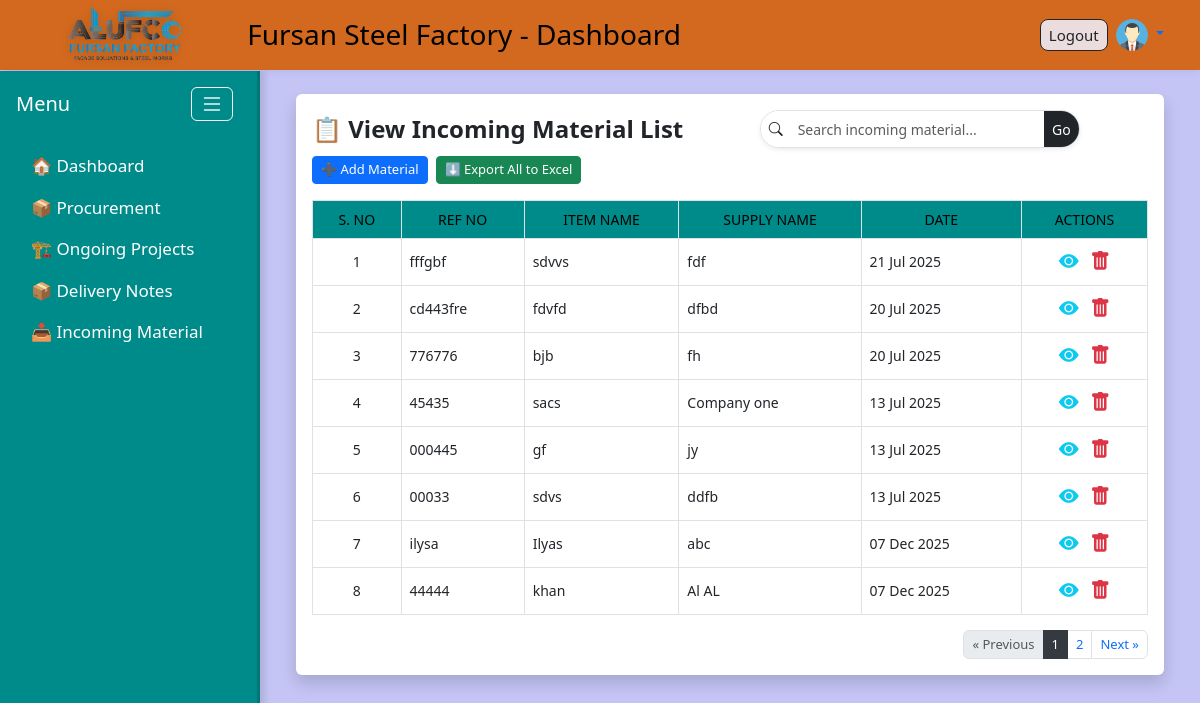
/incoming/ (signed in), run on the app's committed database.
### accounts/models.py (models this page shows, shortened)
class Profile(models.Model):
    user = models.OneToOneField(User, on_delete=models.CASCADE)
    avatar = models.ImageField(upload_to='avatars/', default='avatars/default-avatar.png', blank=True, null=True)

### incoming_material/models.py (models this page shows, shortened)
class IncomingMaterialReport(models.Model):
    date = models.DateField()
    ref_no = models.CharField(max_length=100)

class IncomingMaterialItem(models.Model):
    report = models.ForeignKey(IncomingMaterialReport, on_delete=models.CASCADE, related_name='items')
    item_name = models.CharField(max_length=200)
    dimensions = models.CharField(max_length=100)
    quantity = models.IntegerField()
    supply_name = models.CharField(max_length=200)
    unit = models.CharField(max_length=50)
    notes = models.TextField(blank=True, null=True)

### incoming_material/views.py (the view)
# urls.py: path('', views.incoming_material_list, name='incoming_material_list'),
@login_required
def incoming_material_list(request):
    query = request.GET.get('q')
    reports_list = IncomingMaterialReport.objects.all().order_by('-id')
    if query:
        reports_list = reports_list.filter(
            Q(ref_no__icontains=query) |
            Q(items__item_name__icontains=query) |
            Q(items__supply_name__icontains=query)
        ).distinct()
    paginator = Paginator(reports_list, 8)  # 8 items per page
    page_number = request.GET.get('page')
    reports = paginator.get_page(page_number)
    return render(request, 'incoming_material/list.html', {
        'reports': reports,
        'query': query
    })

### templates/incoming_material/list.html
{% extends 'base.html' %}
{% load static %}
{% block content %}
<div class="container-fluid">
    <div class="card shadow border-0">
        <div class="card-body">
            <div class="d-flex justify-content-between align-items-center flex-wrap gap-2 mb-3">
                <h4 class="text-dark fw-semibold mb-0">📋 View Incoming Material List</h4>
                <form method="get" class="mx-auto">
                    <div class="input-group input-group-sm shadow-sm rounded-pill overflow-hidden border" style="height: 38px; min-width: 320px;">
                        <span class="input-group-text bg-white border-0">
                            <i class="bi bi-search text-dark"></i>
                        </span>
                        <input type="text" name="q" class="form-control border-0"
                            placeholder="Search incoming material..."
                            value="{{ request.GET.q|default:'' }}" style="font-size: 14px;">
                        <button class="btn btn-dark border-0 rounded-0 rounded-end" type="submit">Go</button>
                    </div>
                </form>
                <div class="d-flex justify-content-end gap-2 ">
                <a href="{% url 'add_incoming_material' %}" class="btn btn-primary btn-sm">
                    ➕ Add Material
                </a>
                <a href="{% url 'export_all_incoming_material_excel' %}" class="btn btn-success btn-sm">
                    ⬇ Export All to Excel
                </a>
            </div>
            </div>
            <div class="table-responsive">
                <table class="table table-bordered table-hover mb-0">
                    <thead class="thead-darkcyan">
                        <tr>
                            <th class="text-center">S. No</th>
                            <th>Ref No</th>
                            <th>Item Name</th>
                            <th>Supply Name</th>
                            <th>Date</th>
                            <th class="text-center">Actions</th>
                        </tr>
                    </thead>
                    <tbody>
                        {% for report in reports %}
                        <tr>
                            <td class="text-center">{{ forloop.counter0|add:reports.start_index }}</td>
                            <td>{{ report.ref_no }}</td>
                            <td>{{ report.items.first.item_name|default:"-" }}</td>
                            <td>{{ report.items.first.supply_name|default:"-" }}</td>
                            <td>{{ report.date|date:"d M Y" }}</td>
                           <td class="text-center">
                                <a href="{% url 'view_incoming_material' report.id %}" class="text-info text-decoration-none me-2">
                                    <i class="bi bi-eye-fill fs-5"></i>
                                </a>
                                <a href="{% url 'delete_incoming_material' report.id %}"
                                onclick="return confirm('Are you sure you want to delete this item?')"
                                class="text-decoration-none">
                                    <i class="bi bi-trash-fill text-danger fs-5"></i>
                                </a>
                            </td>
                        </tr>
                        {% empty %}
                        <tr>
                            <td colspan="6" class="text-center text-muted py-4">No incoming material reports found.</td>
                        </tr>
                        {% endfor %}
                    </tbody>
                </table>
            </div>
            <div class="d-flex justify-content-end">
                <nav aria-label="Page navigation">
                    <ul class="pagination mb-0">
                        {% if reports.has_previous %}
                        <li class="page-item">
                            <a class="page-link px-2 py-1" href="?page={{ reports.previous_page_number }}{% if query %}&q={{ query }}{% endif %}">&laquo; Previous</a>
                        </li>
                        {% else %}
                        <li class="page-item disabled">
                            <span class="page-link px-2 py-1">&laquo; Previous</span>
                        </li>
                        {% endif %}
                        {% for num in reports.paginator.page_range %}
                            {% if num >= reports.number|add:-2 and num <= reports.number|add:2 %}
                                {% if reports.number == num %}
                                <li class="page-item active">
                                    <span class="page-link px-2 py-1">{{ num }}</span>
                                </li>
                                {% else %}
                                <li class="page-item">
                                    <a class="page-link px-2 py-1" href="?page={{ num }}{% if query %}&q={{ query }}{% endif %}">{{ num }}</a>
                                </li>
                                {% endif %}
                            {% endif %}
                        {% endfor %}
                        {% if reports.has_next %}
                        <li class="page-item">
                            <a class="page-link px-2 py-1" href="?page={{ reports.next_page_number }}{% if query %}&q={{ query }}{% endif %}">Next &raquo;</a>
                        </li>
                        {% else %}
                        <li class="page-item disabled">
                            <span class="page-link px-2 py-1">Next &raquo;</span>
                        </li>
                        {% endif %}
                    </ul>
                </nav>
            </div>
        </div>
    </div>
</div>
{% endblock %}

### templates/base.html (shortened to what this page needs)
{% load static %}
<!DOCTYPE html>
<html lang="en">
<head>
    <link rel="stylesheet" href="https://cdn.jsdelivr.net/npm/bootstrap@5.3.0/dist/css/bootstrap.min.css">
    <link href="https://cdn.jsdelivr.net/npm/bootstrap-icons@1.10.5/font/bootstrap-icons.css" rel="stylesheet">
    <link rel="stylesheet" href="{% static 'css/custom.css' %}">
</head>
<body>
<header class="custom-header px-4">
    <div class="container-fluid">
        <div class="d-flex justify-content-between align-items-center">
            <div class="d-flex align-items-center">
                <img src="{% static 'images/udadateone.png' %}" alt="Company Logo" class="logo-img">
                <h3 class="mb-0 ms-2">Fursan Steel Factory - Dashboard</h3>
            </div>
           {% if user.is_authenticated %}
            <div class="d-flex align-items-center gap-2 position-relative">
                <form method="post" action="{% url 'logout' %}" class="mb-0">
                    <button type="submit" class="btn btn-outline-dark btn-sm px-2 py-1">Logout</button>
                </form>
                <div class="dropdown">
                    <a href="#" class="d-block dropdown-toggle" id="userDropdown" data-bs-toggle="dropdown" aria-expanded="false">
                        {% if user.profile.avatar %}
                            <img
                                src="{{ user.profile.avatar.url }}"
                                alt="Avatar"
                                class="rounded-circle avatar-hover"
                                style="width:32px; height:32px; cursor:pointer;"
                                title="{{ user.get_full_name|default:user.username }}"
                            >
                        {% endif %}
                    </a>
                </div>
            </div>
            {% else %}
            <a href="{% url 'login' %}" class="btn btn-primary btn-sm">Login</a>
            {% endif %}
        </div>
    </div>
</header>
    <div class="d-flex">
       <nav id="sidebar" class="vh-100">
            <div class="d-flex justify-content-between align-items-center px-3 mb-4">
                <h5 class="text-white mb-0">Menu</h5>
                <button id="sidebarToggle" class="btn btn-outline-light" title="Toggle Menu">
                    <i class="bi bi-list fs-4"></i>
                </button>
            </div>
            <ul class="nav flex-column">
               <li class="nav-item">
                    <a class="nav-link text-white" href="{% url 'dashboard' %}" title="Dashboard">
                        🏠 <span class="label-text">Dashboard</span>
                    </a>
                </li>
                    <li class="nav-item">
                        <a class="nav-link text-white"
                           data-bs-toggle="collapse"
                           href="#procurementSubmenu"
                           role="button"
                           aria-expanded="false"
                           aria-controls="procurementSubmenu">
                            📦 Procurement
                        </a>
                    </li>
                <li class="nav-item">
                    <a class="nav-link text-white"
                        data-bs-toggle="collapse"
                        href="#ongoingSubmenu"
                        role="button"
                        aria-expanded="true"
                        aria-controls="ongoingSubmenu">
                        🏗 <span class="label-text">Ongoing Projects</span>
                    </a>
                </li>
                <li class="nav-item">
                    <a class="nav-link text-white"
                        data-bs-toggle="collapse"
                        href="#deliverySubmenu"
                        role="button"
                        aria-expanded="false"
                        aria-controls="deliverySubmenu">
                         📦 <span class="label-text">Delivery Notes</span>
                    </a>
                </li>
                <li class="nav-item">
                    <a class="nav-link text-white"
                        data-bs-toggle="collapse"
                        href="#incomingSubmenu"
                        role="button"
                        aria-expanded="false"
                        aria-controls="incomingSubmenu">
                        📥 <span class="label-text">Incoming Material</span>
                    </a>
                </li>
            </ul>
    </nav>
    <main class="flex-grow-1 p-4">
        {% block content %}
        {% endblock %}
    </main>
</div>
</body>
</html>

### static/css/custom.css (style rules this page uses)
body { background-color: #c4c4f5; color: #ffffff; padding-top: 70px; }
.custom-header { background-color: chocolate; color: #000; height: 70px; display: flex; align-items: center; position: fixed; top: 0; width: 100%; z-index: 1000; box-shadow: 0 2px 8px rgba(0,0,0,0.05); }
.dropdown > a { text-decoration: none !important; }
.logo-img { height: 100px !important; width: auto; margin-right: 10px; object-fit: contain; image-rendering: -webkit-optimize-contrast; image-rendering: crisp-edges; filter: drop-shadow(0 2px 4px rgba(0, 0, 0, 0.15)); border-radius: 6px; display: block; }
.text-danger { font-size: 0.85rem; margin-top: 0.25rem; color: #dc3545 !important; }
#sidebar { min-height: 100vh; position: fixed; top: 71px; left: 0; width: 260px; max-width: 260px; padding-top: 1rem; overflow-y: auto; background-color: darkcyan; box-shadow: 5px 0 6px rgba(0, 0, 0, 0.1); border-right: 3px solid rgba(0, 0, 0, 0.15); transition: width 0.3s ease; z-index: 100; }
main.flex-grow-1 { margin-left: 260px; padding: 1rem; transition: margin-left 0.3s ease; }
#sidebar .nav-link { color: #140909; margin-left: 15px; font-size: 17px; transition: all 0.2s ease; }
#sidebar ul.nav li.nav-item a { white-space: nowrap; }
#sidebar { transition: width 0.3s ease; }
#sidebar button#sidebarToggle { padding: 0.25rem 0.5rem; font-size: 1rem; line-height: 1; margin-right: 0.5rem; }
.form-control { border-radius: 8px; font-size: 15px; padding: 8px 10px; border: 1px solid #ced4da; transition: border 0.2s, box-shadow 0.2s; }
.custom-header .btn { font-weight: 500; border-radius: 8px; padding: 6px 14px; font-size: 15px; background-color: rgb(235, 221, 221); }
thead.thead-darkcyan, thead.thead-darkcyan th { background-color: darkcyan !important; color: #000 !important; text-align: center; text-transform: uppercase; font-weight: 500; }
.table-bordered, .table-bordered th, .table-bordered td { border: 1px solid #dee2e6; }
.d-flex { display: flex; gap: 12px; flex-wrap: wrap; }
.pagination { justify-content: center !important; margin-top: 15px; }
.pagination .page-link { font-size: 13px; padding: 4px 8px; }
.pagination .active .page-link { background-color: #343a40; border-color: #343a40; color: #fff; }
td { vertical-align: middle; }
.table td, .table th { vertical-align: middle; font-size: 14px; }
.btn-sm { padding: 3px 8px; font-size: 13px; }

### data on the page
IncomingMaterialReport: ref_no "fffgbf", items.first.item_name "sdvvs", items.first.supply_name "fdf", date "21 Jul 2025"
IncomingMaterialReport: ref_no "cd443fre", items.first.item_name "fdvfd", items.first.supply_name "dfbd", date "20 Jul 2025"
IncomingMaterialReport: ref_no "776776", items.first.item_name "bjb", items.first.supply_name "fh", date "20 Jul 2025"
IncomingMaterialReport: ref_no "45435", items.first.item_name "sacs", items.first.supply_name "Company one", date "13 Jul 2025"
IncomingMaterialReport: ref_no "000445", items.first.item_name "gf", items.first.supply_name "jy", date "13 Jul 2025"
IncomingMaterialReport: ref_no "00033", items.first.item_name "sdvs", items.first.supply_name "ddfb", date "13 Jul 2025"
IncomingMaterialReport: ref_no "ilysa", items.first.item_name "Ilyas", items.first.supply_name "abc", date "07 Dec 2025"
IncomingMaterialReport: ref_no "44444", items.first.item_name "khan", items.first.supply_name "Al AL", date "07 Dec 2025"

### other printed values
{{ num }} "1"
{{ num }} "2"
